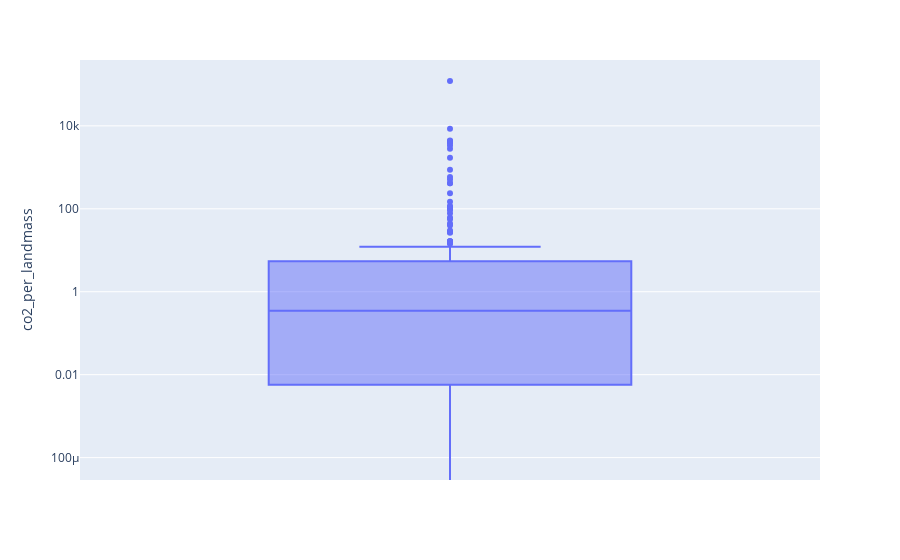

This figure's notebook cell:
### Code cell
import plotly.express as px

fig = px.box(merged_df, y='co2_per_landmass', boxmode='group')

fig.update_layout(yaxis_type="log")

fig.show()

### Figure 1 — Plotly figure (JSON) as saved in the notebook; plotly's stock layout.template omitted (floating-point values rounded to 4 significant figures; data arrays with more than 128 entries replaced by an {"elided": "..."} marker saying what was removed)
{"data": [{"alignmentgroup": "True", "hovertemplate": "co2_per_landmass=%{y}<extra></extra>", "legendgroup": "", "marker": {"color": "#636efa"}, "name": "", "notched": false, "offsetgroup": "", "orientation": "v", "showlegend": false, "type": "box", "x0": " ", "xaxis": "x", "y": {"elided": "185 float values"}, "y0": " ", "yaxis": "y"}], "layout": {"autosize": true, "boxmode": "group", "legend": {"tracegroupgap": 0}, "margin": {"t": 60}, "xaxis": {"anchor": "y", "autorange": true, "domain": [0, 1], "range": [-0.5, 0.5], "type": "category"}, "yaxis": {"anchor": "x", "autorange": true, "domain": [0, 1], "range": [-4.54, 5.588], "title": {"text": "co2_per_landmass"}, "type": "log"}}}
